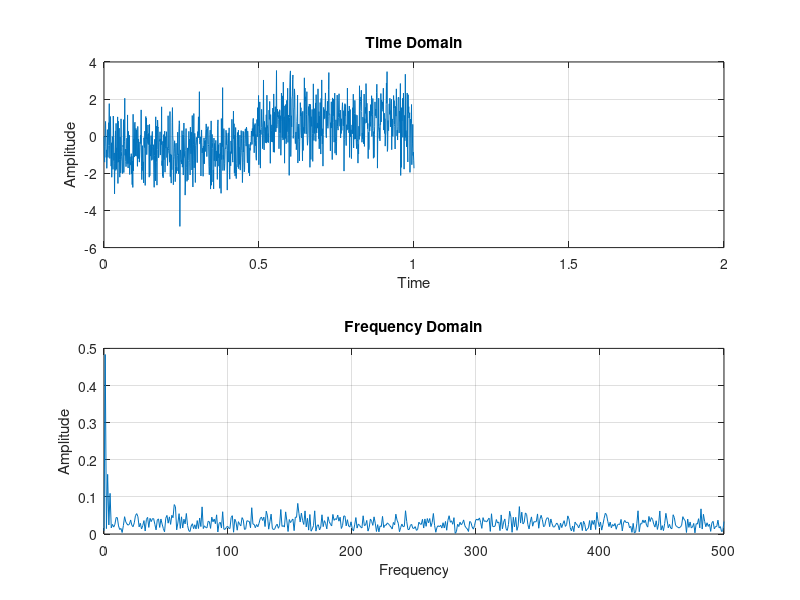
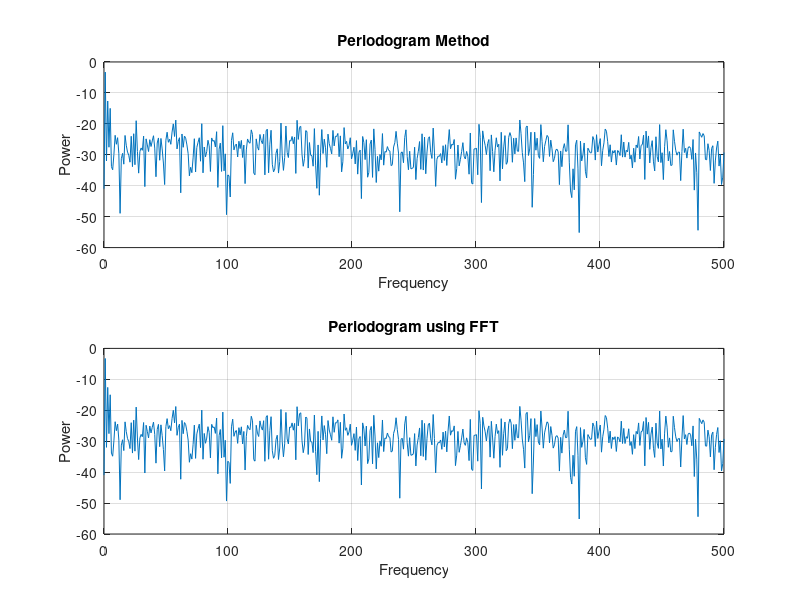

Source code (MATLAB) for these figures, in order:
% Lab 1 Q4 %
t = 0:0.000999:1;
f1 = 1000;
x1 = sin((pi*2*f1)*t) + (1/3)*sin(pi*2*(3*f1)*t) + (1/5)*sin(pi*2*(5*f1)*t);
n = randn(size(t));
X = x1 + n;
L = length(t);
n = 2^nextpow2(L);

Y = fft(X, n);
Y1 = f1*(0:(n/2))/n;
P = abs(Y/n);

N = length(X);
y = fft(X);
y = y(1:N/2+1);
y1 = (1/(f1*N)) * abs(y).^2;
y1(2:end-1) = 2*y1(2:end-1);
f = 0:f1/length(X):f1/2;


figure(1)
subplot(2,1,1) 
plot(t, X);
grid on
xlim([0 2]);
title('Time Domain');
xlabel('Time');
ylabel('Amplitude');

subplot(2,1,2) 
plot(Y1, P(1:n/2+1)); 
grid on
title('Frequency Domain');
ylabel('Amplitude');
xlabel('Frequency');

figure(2)
subplot(2,1,1)
periodogram(X,rectwin(length(X)),length(X),f1)
title('Periodogram Method')
xlabel('Frequency')
ylabel('Power')

subplot(2,1,2) 
plot(f,10*log10(y1))
title('Periodogram using FFT')
xlabel('Frequency')
ylabel('Power')
grid on


